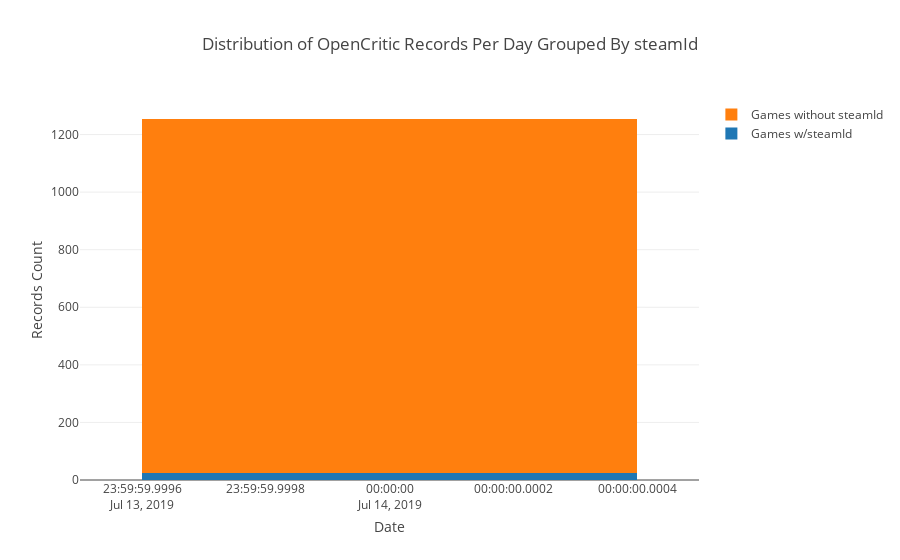

The cell this chart's notebook holds for it:
### Markdown cell above
## This is the breakdown of OpenCritic data we have by last accessed/updated date.

### Code cell
# https://plot.ly/python/bar-charts/#stacked-bar-chart

steamTrace = Bar(
    x=steam_grouped_df['date'],
    y=steam_grouped_df['count'],
    name='Games w/steamId'
)
nonSteamTrace = Bar(
    x=nonsteam_grouped_df['date'],
    y=nonsteam_grouped_df['count'],
    name='Games without steamId'
)

data = [steamTrace, nonSteamTrace]

layout = Layout(
        title='Distribution of OpenCritic Records Per Day Grouped By steamId',
        xaxis=dict(
            title='Date'
        ),
        yaxis=dict(
            title='Records Count'
        ),
        barmode='stack'
    )

fig = Figure(data=data, layout=layout)

iplot(fig)

### Figure 1 — Plotly figure (JSON) as saved in the notebook; plotly's stock layout.template omitted (floating-point values rounded to 4 significant figures)
{"data": [{"name": "Games w/steamId", "type": "bar", "uid": "d596b216-dbe0-4234-91a7-748cfef26285", "x": ["2019-07-14"], "y": [25]}, {"name": "Games without steamId", "type": "bar", "uid": "6279aca6-35c7-4138-ab0e-b2598c7b4ff3", "x": ["2019-07-14"], "y": [1229]}], "layout": {"barmode": "stack", "title": {"text": "Distribution of OpenCritic Records Per Day Grouped By steamId"}, "xaxis": {"title": {"text": "Date"}}, "yaxis": {"title": {"text": "Records Count"}}}}
